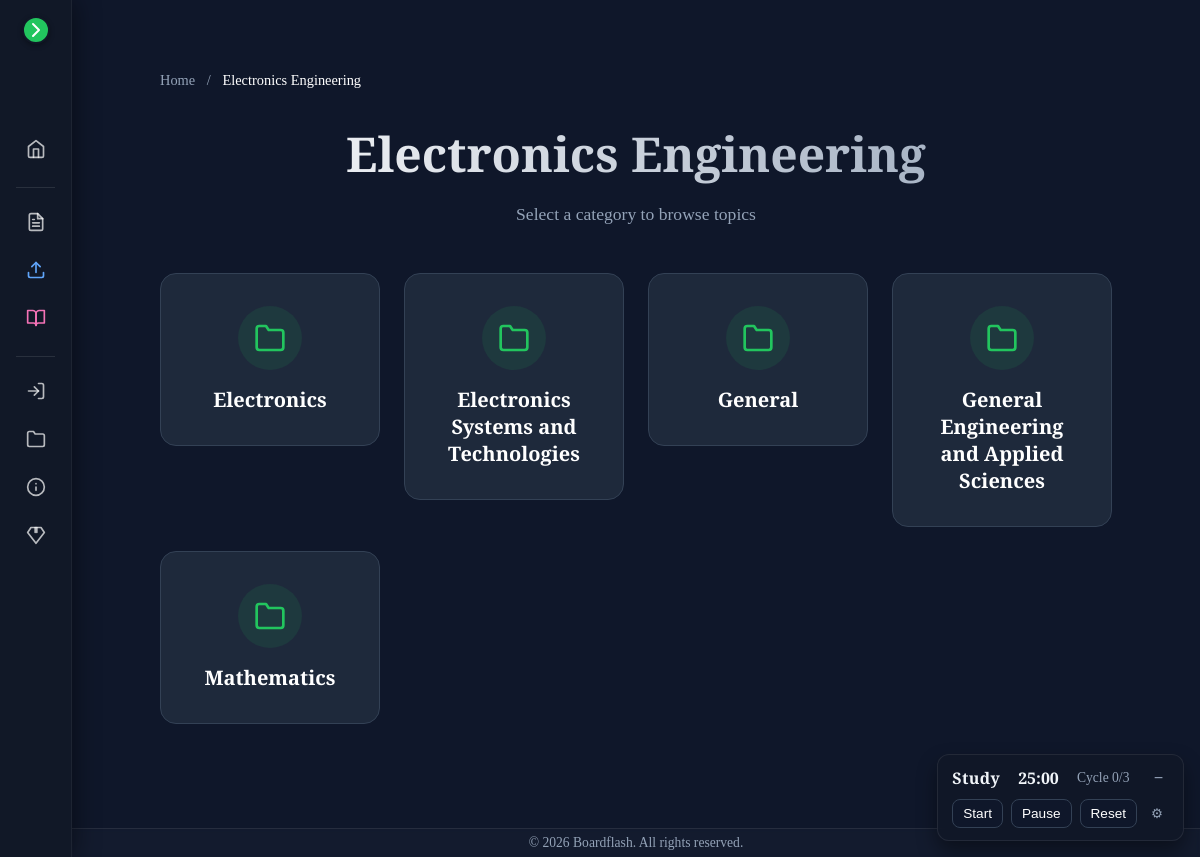
/subjects/electronics-engineering/, run on the app's committed database.
### review/models.py (models this page shows, shortened)
class Subject(models.Model):
    id = models.UUIDField(primary_key=True, default=uuid.uuid4, editable=False)
    slug = models.SlugField(max_length=120, unique=True)
    title = models.CharField(max_length=255)
    description = models.TextField(blank=True)
    order = models.PositiveIntegerField(default=0, db_index=True)
    image = models.ImageField(upload_to="subjects/", blank=True, null=True, help_text="Cover image for the landing page.")
    is_private = models.BooleanField(default=False, db_index=True, help_text="If True, only allowed users can see this subject.")
    allowed_users = models.ManyToManyField(User, blank=True, related_name="allowed_subjects")
    is_formula_collection = models.BooleanField(default=False, db_index=True, help_text="If True, this subject appears in the Formula Flashcards section.")
    created_at = models.DateTimeField(auto_now_add=True)
    updated_at = models.DateTimeField(auto_now=True)
    class Meta:
        ordering = ("order", "title")
        indexes = [
            Index(fields=["slug"]),
            Index(fields=["order"]),
            Index(fields=["is_private"]),
        ]
        verbose_name = _("Subject")
        verbose_name_plural = _("Subjects")
    def is_visible_to(self, user: Optional[User]) -> bool:
        if not self.is_private:
            return True
        if not user or not user.is_authenticated:
            return False
        return self.allowed_users.filter(id=user.id).exists()

class Folder(models.Model):
    id = models.UUIDField(primary_key=True, default=uuid.uuid4, editable=False)
    subject = models.ForeignKey(Subject, on_delete=models.CASCADE, related_name="folders")
    title = models.CharField(max_length=255)
    order = models.PositiveIntegerField(default=0, db_index=True)
    created_at = models.DateTimeField(auto_now_add=True)
    updated_at = models.DateTimeField(auto_now=True)
    class Meta:
        unique_together = ("subject", "title")
        ordering = ("subject", "order", "title")
        verbose_name = _("Folder")
        verbose_name_plural = _("Folders")

### review/views_extra.py (the view)
# urls.py: path("subjects/<slug:subject_slug>/", views_extra.subject_folders, name="subject_folders"),
def subject_folders(request, subject_slug):
    subject = get_object_or_404(Subject, slug=subject_slug)
    if not subject.is_visible_to(request.user):
        raise Http404("Subject not found or access denied.")
    folders = Folder.objects.filter(subject=subject).order_by("order", "title")
    context = {
        "subject": subject,
        "folders": folders,  # Passing Folder objects now, template needs to handle obj.title
    }
    return render(request, "review/subject_folders.html", context)

### review/templates/review/subject_folders.html (shortened to what this page needs)
{% extends "review/base.html" %}
{% load static %}
{% block content %}
<div class="content-container" style="padding: 40px; max-width: 1200px; margin: 0 auto; color: #fff;">
  <div style="margin-bottom: 24px; font-size: 0.9rem; color: #94a3b8;">
    <a href="{% url 'review:landing' %}" style="color: #94a3b8; text-decoration: none;">Home</a>
    <span style="margin: 0 8px;">/</span>
    <span style="color: #fff;">{{ subject.title }}</span>
  </div>
  <div style="text-align: center; margin-bottom: 48px;">
    <h1 style="font-size: 3rem; font-weight: 800; margin-bottom: 16px; background: linear-gradient(to right, #fff, #94a3b8); -webkit-background-clip: text; -webkit-text-fill-color: transparent;">
      {{ subject.title }}
    </h1>
    <p style="color: #94a3b8; font-size: 1.1rem;">Select a category to browse topics</p>
  </div>
  <div class="folders-grid">
    {% for folder in folders %}
    <a href="{% url 'review:folder_topics' subject.slug folder.title %}" style="text-decoration: none;">
      <div class="folder-card" style="
          background: #1e293b;
          border: 1px solid #334155;
          border-radius: 16px;
          padding: 32px;
          text-align: center;
          transition: all 0.3s ease;
          position: relative;
          overflow: hidden;
      ">
        <div style="
            width: 64px;
            height: 64px;
            background: rgba(34, 197, 94, 0.1);
            border-radius: 50%;
            display: flex;
            align-items: center;
            justify-content: center;
            margin: 0 auto 16px;
            color: #22c55e;
        ">
          <svg width="32" height="32" viewBox="0 0 24 24" fill="none" stroke="currentColor" stroke-width="2" stroke-linecap="round" stroke-linejoin="round"><path d="M22 19a2 2 0 0 1-2 2H4a2 2 0 0 1-2-2V5a2 2 0 0 1 2-2h5l2 3h9a2 2 0 0 1 2 2z"></path></svg>
        </div>
        <h3 style="color: #fff; font-size: 1.25rem; font-weight: 600; margin: 0;">{{ folder.title }}</h3>
      </div>
    </a>
    {% empty %}
    <div style="grid-column: 1/-1; text-align: center; color: #64748b; padding: 48px;">
      <p>No folders found in this subject yet.</p>
    </div>
    {% endfor %}
  </div>
</div>
{% endblock %}

### review/static/review/css/main.css (style rules this page uses)
:root { --bg: #0f172a; --card: #1e293b; --text: #f1f5f9; --muted: #94a3b8; --accent: #22c55e; --accent-hover: #4ade80; --danger: #ef4444; --border: rgba(255,255,255,0.08); --shadow: 0 10px 15px -3px rgba(0,0,0,0.5), 0 4px 6px -2px rgba(0,0,0,0.3); --sidebar-width: 260px; }
* { box-sizing: border-box; }
html, body { height: 100%; }
body { margin: 0; background: var(--bg); color: var(--text); font-family: 'Libre Baskerville', serif; }
a { color: var(--text); text-decoration: none; }

### review/templates/review/subject_folders.html (style rules this page uses)
.folders-grid { display: grid; gap: 24px; grid-template-columns: 1fr; }
@media (min-width: 640px) { .folders-grid { grid-template-columns: repeat(2, 1fr); } }
@media (min-width: 900px) { .folders-grid { grid-template-columns: repeat(3, 1fr); } }
@media (min-width: 1100px) { .folders-grid { grid-template-columns: repeat(4, 1fr); } }

### data on the page
Subject: title "Electronics Engineering"
Folder: title "Electronics"
Folder: title "Electronics Systems and Technologies"
Folder: title "General"
Folder: title "General Engineering and Applied Sciences"
Folder: title "Mathematics"
